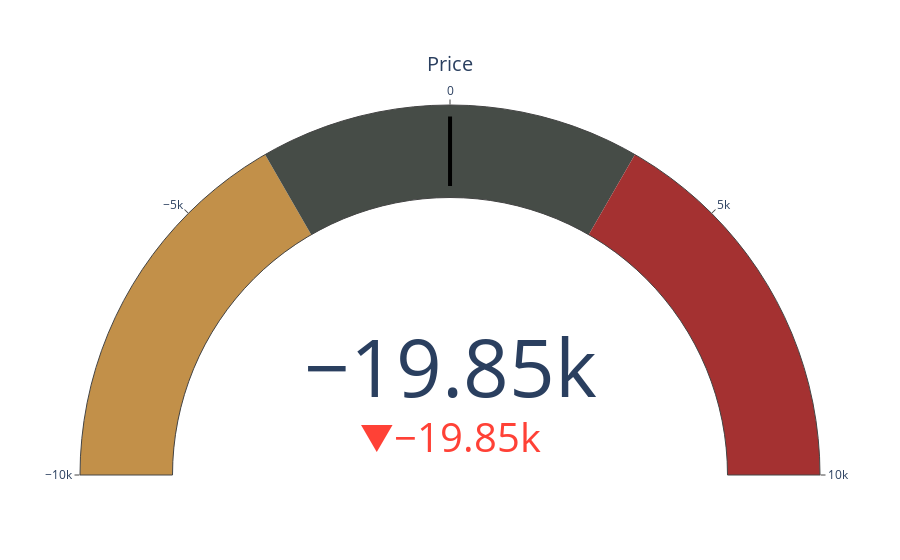

Here is the notebook cell this chart was saved with:
### Code cell
import plotly.graph_objects as go

fig1 = go.Figure(go.Indicator(
    domain = {'x': [0, 1], 'y': [0, 1]},
    value = spot_std,
    mode = "gauge+number+delta",
    title = {'text': "Price"},
    delta = {'reference': 0},
    gauge = {'axis': {'range': [-10000, 10000]},
            'bar': {'color': "#402306"},
             'steps' : [
                 {'range': [-10000, -3333], 'color': "#C29049"},
                 {'range': [-3333, 3333], 'color': "#464C47"},
                 {'range': [3333, 10000], 'color': "#A43131"}],
             'threshold' : {'line': {'color': "Black", 'width': 4}, 'thickness': 0.75, 'value': 1}}))

fig1.show()

### Figure 1 — Plotly figure (JSON) as saved in the notebook; plotly's stock layout.template omitted (floating-point values rounded to 4 significant figures)
{"data": [{"delta": {"reference": 0}, "domain": {"x": [0, 1], "y": [0, 1]}, "gauge": {"axis": {"range": [-10000, 10000]}, "bar": {"color": "#402306"}, "steps": [{"color": "#C29049", "range": [-10000, -3333]}, {"color": "#464C47", "range": [-3333, 3333]}, {"color": "#A43131", "range": [3333, 10000]}], "threshold": {"line": {"color": "Black", "width": 4}, "thickness": 0.75, "value": 1}}, "mode": "gauge+number+delta", "title": {"text": "Price"}, "type": "indicator", "value": -19850.0}], "layout": {}}
